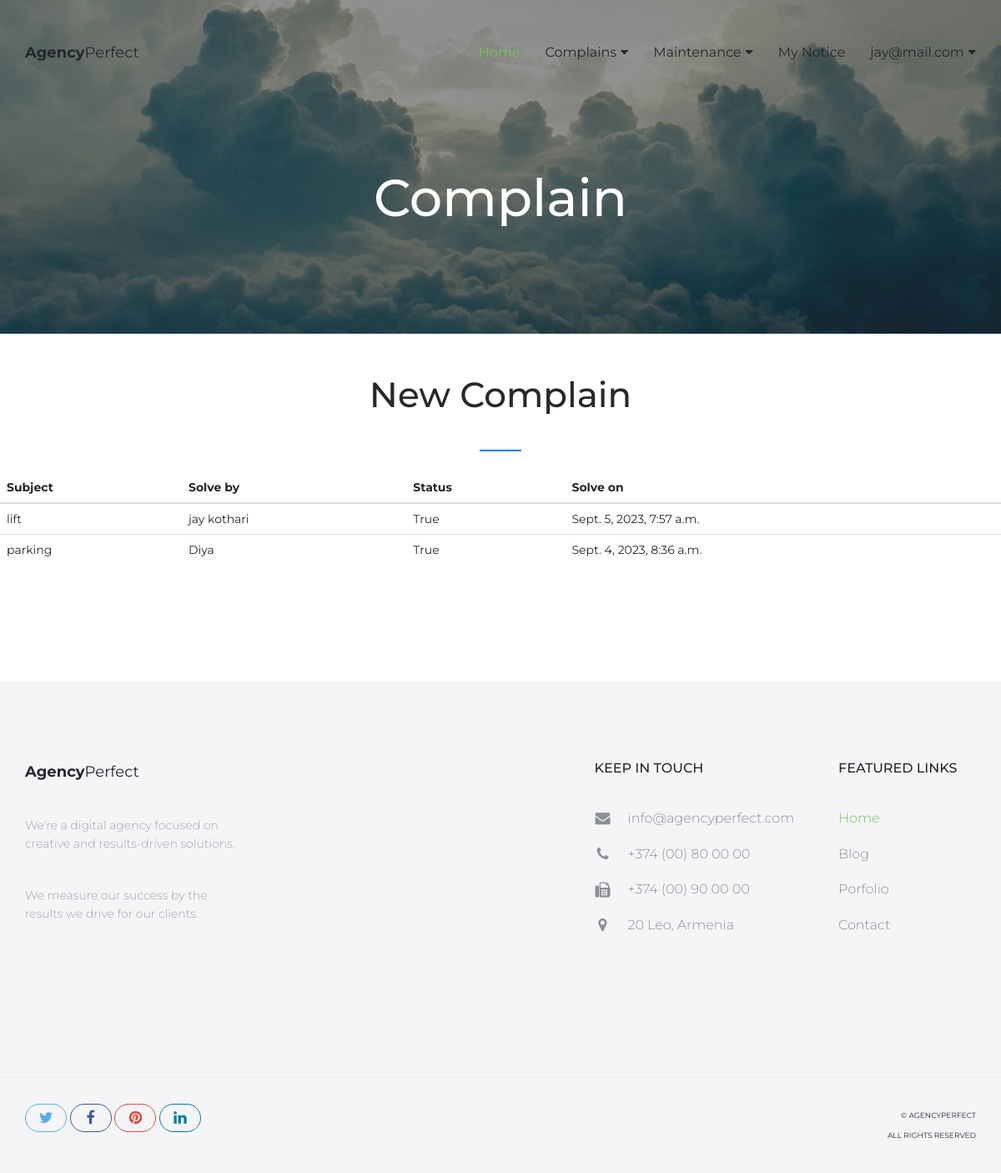
Screenshot of /my-complains/ (signed in) with the database file from the repository.
### Secretory/models.py (models this page shows, shortened)
class Complain(models.Model):
    complain_by = models.ForeignKey(Member,on_delete=models.CASCADE)
    subject = models.CharField(max_length=50)
    des = models.TextField()
    pic = models.FileField(upload_to='complains/',null=True,blank=True)
    solve_by = models.ForeignKey(Secratory,on_delete=models.CASCADE,blank=True,null=True)
    complain_on = models.DateTimeField(auto_now_add=True)
    solve_on = models.DateTimeField(null=True,blank=True)
    solve = models.BooleanField(default=False)

class Secratory(models.Model):
    name = models.CharField(max_length=30)
    email = models.EmailField(unique=True)
    mobile = models.CharField(max_length=10)
    address = models.TextField()
    password = models.CharField(max_length=30)
    sec_from = models.DateField(auto_now_add=True)
    profile_pic = models.FileField(upload_to='profile',default='avtar.png')

### Members/views.py (the view)
# urls.py: path('my-complains/',views.my_complains,name='my-complains'),
def my_complains(request):
    complains = models.Complain.objects.filter(complain_by__email=request.session['memail'])
    return render(request,'my-complains.html',{'complains':complains})

### Members/templates/my-complains.html (shortened to what this page needs)
{% extends 'member-header.html' %}
{% load static %}
{% block content %}
<br><br><br><br>
<section class="portfolio section">
<div id="hero" class="hero overlay subpage-hero contact-hero">
    <div class="hero-content">
        <div class="hero-text">
            <h1>Complain</h1>
        </div>
    </div>
  </div>
{% if complains %}
<div class="row mt-50">
        <h2 class="text-center heading-separator">New Complain</h2>
        <table class="table">
            <thead class="thead-dark">
              <tr>
                <th scope="col">Subject</th>
                <th scope="col">Solve by</th>
                <th scope="col">Status</th>
                <th scope="col">Solve on</th>
              </tr>
            </thead>
            <tbody>
            {% for complain in complains %}
              <tr>
                <td>{{complain.subject}}</td>
                <td>{{complain.solve_by.name}}</td>
                <td>{{complain.solve}}</td>
                <td>{{complain.solve_on}}</td>
              </tr>
            {% endfor %}
            </tbody>
          </table>
</div>
{% endif %}
<br><br>
</section>
{% endblock %}

### Members/static/member/assets/css/style.css (style rules this page uses)
h1 { font-size: 62px; }
h2 { font-size: 42px; }
h1,h2,h3,h4,h5 { color: #26292c; }
html, body { width: 100%; height: 100%; margin: 0; padding: 0; font-family: 'Montserrat', sans-serif; color: #26272d; }
.mt-50 { margin-top: 50px; }
.hero { background: url(../img/hero.jpg) no-repeat center / cover; height: 100%; width: 100%; display: table; position: relative; }
.overlay:before { content: ''; background-color: rgba(255,255,255,0.5); height: 100%; width: 100%; position: absolute; top: 0; left: 0; z-index: 0; }
.hero-content { display: table-cell; vertical-align: middle; padding-top: 75px; }
.hero-text { max-width: 890px; width: 100%; margin: 0 auto; padding: 0 15px; text-align: center; }
.hero-text h1 { position: relative; margin: 0; }
.subpage-hero { height: 400px; }
.subpage-hero.overlay:before { background-color: rgba(38,39,45,0.5); }
.subpage-hero .hero-content, .subpage-hero .hero-content h1, .subpage-hero a { color: #fff; }
.contact-hero { background: url(../img/contact-hero.jpg) no-repeat center / cover; }
.heading-separator { position: relative; margin: 0; padding-bottom: 70px; }
.heading-separator:after { content: ""; position: absolute; bottom: 25px; left: 0; right: 0; height: 2px; width: 50px; margin: 0 auto; background-color: #267df4; }

### Members/templates/my-complains.html (style rules this page uses)
.row.mt-50 { margin-left: 0; margin-right: 0; }
section.portfolio.section { top: -80px; position: relative; }

### rows the page displays
Complain: subject "lift", solve_by.name "jay kothari", solve "True", solve_on "Sept. 5, 2023, 7:57 a.m."
Complain: subject "parking", solve_by.name "Diya", solve "True", solve_on "Sept. 4, 2023, 8:36 a.m."

### other values shown
{{ request.session.memail }} "jay@mail.com"
